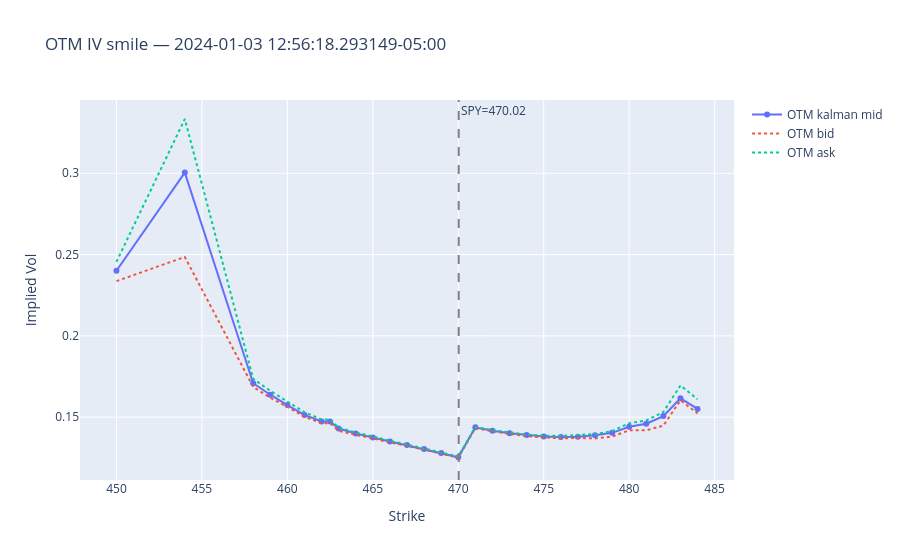

Notebook code for this chart:
### Code cell
spy_mid = df_spy.filter(pl.col("ts_ns") <= snapshot_ts)["price"][-1]

otm_strikes = sorted(set(strikes_C) | set(strikes_P))
otm_mid, otm_bid, otm_ask = [], [], []

for k in otm_strikes:
    K_int = int(k)
    has_C = f"kalman_iv_{K_int}_C" in row.columns
    has_P = f"kalman_iv_{K_int}_P" in row.columns

    bid_C = row[f"bid_iv_{K_int}_C"][0] if has_C else None
    ask_C = row[f"ask_iv_{K_int}_C"][0] if has_C else None
    bid_P = row[f"bid_iv_{K_int}_P"][0] if has_P else None
    ask_P = row[f"ask_iv_{K_int}_P"][0] if has_P else None

    if has_C and has_P and None not in (bid_C, ask_C, bid_P, ask_P):
        i_bid = max(bid_C, bid_P)
        i_ask = min(ask_C, ask_P)
        if i_bid <= i_ask:
            # spreads overlap → use intersection
            otm_bid.append(i_bid)
            otm_ask.append(i_ask)
            otm_mid.append((i_bid + i_ask) / 2)
        else:
            # no overlap → use OTM leg
            if k > spy_mid:
                otm_bid.append(bid_C)
                otm_ask.append(ask_C)
                otm_mid.append(row[f"kalman_iv_{K_int}_C"][0])
            else:
                otm_bid.append(bid_P)
                otm_ask.append(ask_P)
                otm_mid.append(row[f"kalman_iv_{K_int}_P"][0])
    elif has_C and None not in (bid_C, ask_C):
        otm_bid.append(bid_C)
        otm_ask.append(ask_C)
        otm_mid.append(row[f"kalman_iv_{K_int}_C"][0])
    elif has_P and None not in (bid_P, ask_P):
        otm_bid.append(bid_P)
        otm_ask.append(ask_P)
        otm_mid.append(row[f"kalman_iv_{K_int}_P"][0])
    else:
        otm_bid.append(None)
        otm_ask.append(None)
        otm_mid.append(None)

fig = go.Figure()
fig.add_trace(go.Scatter(x=otm_strikes, y=otm_mid, mode="lines+markers", name="OTM kalman mid"))
fig.add_trace(
    go.Scatter(x=otm_strikes, y=otm_bid, mode="lines", name="OTM bid", line=dict(dash="dot"))
)
fig.add_trace(
    go.Scatter(x=otm_strikes, y=otm_ask, mode="lines", name="OTM ask", line=dict(dash="dot"))
)
fig.add_vline(x=spy_mid, line_dash="dash", line_color="gray", annotation_text=f"SPY={spy_mid:.2f}")
fig.update_layout(
    title=f"OTM IV smile — {snapshot_ts}",
    xaxis_title="Strike",
    yaxis_title="Implied Vol",
)
fig.show()

### Figure 1 — Plotly figure (JSON) as saved in the notebook; plotly's stock layout.template omitted (floating-point values rounded to 4 significant figures)
{"data": [{"mode": "lines+markers", "name": "OTM kalman mid", "type": "scatter", "x": [450, 454, 458, 459, 460, 461, 462, 462.5, 463, 464, 465, 466, 467, 468, 469, 470, 471, 472, 473, 474, 475, 476, 477, 478, 479, 480, 481, 482, 483, 484], "y": [0.24, 0.3004, 0.1709, 0.1638, 0.1574, 0.1514, 0.1474, 0.1474, 0.143, 0.1399, 0.1375, 0.135, 0.1329, 0.1305, 0.128, 0.1254, 0.1437, 0.1416, 0.1401, 0.139, 0.1381, 0.1379, 0.138, 0.1388, 0.1404, 0.1441, 0.146, 0.1506, 0.1616, 0.1551]}, {"line": {"dash": "dot"}, "mode": "lines", "name": "OTM bid", "type": "scatter", "x": [450, 454, 458, 459, 460, 461, 462, 462.5, 463, 464, 465, 466, 467, 468, 469, 470, 471, 472, 473, 474, 475, 476, 477, 478, 479, 480, 481, 482, 483, 484], "y": [0.2337, 0.2485, 0.1686, 0.162, 0.1563, 0.1502, 0.1463, 0.1463, 0.1417, 0.1391, 0.137, 0.1344, 0.1324, 0.1301, 0.1276, 0.1251, 0.1433, 0.1413, 0.1399, 0.1383, 0.1375, 0.137, 0.1372, 0.1369, 0.1381, 0.1419, 0.1419, 0.1448, 0.1604, 0.1523]}, {"line": {"dash": "dot"}, "mode": "lines", "name": "OTM ask", "type": "scatter", "x": [450, 454, 458, 459, 460, 461, 462, 462.5, 463, 464, 465, 466, 467, 468, 469, 470, 471, 472, 473, 474, 475, 476, 477, 478, 479, 480, 481, 482, 483, 484], "y": [0.2455, 0.3334, 0.1736, 0.1662, 0.1596, 0.1531, 0.1486, 0.1486, 0.1435, 0.1405, 0.1382, 0.1354, 0.1332, 0.1309, 0.1284, 0.1258, 0.144, 0.142, 0.1407, 0.1393, 0.1387, 0.1384, 0.1391, 0.1395, 0.1414, 0.1463, 0.148, 0.1532, 0.1695, 0.161]}], "layout": {"annotations": [{"showarrow": false, "text": "SPY=470.02", "x": 470.0, "xanchor": "left", "xref": "x", "y": 1, "yanchor": "top", "yref": "y domain"}], "shapes": [{"line": {"color": "gray", "dash": "dash"}, "type": "line", "x0": 470.0, "x1": 470.0, "xref": "x", "y0": 0, "y1": 1, "yref": "y domain"}], "title": {"text": "OTM IV smile — 2024-01-03 12:56:18.293149-05:00"}, "xaxis": {"title": {"text": "Strike"}}, "yaxis": {"title": {"text": "Implied Vol"}}}}
